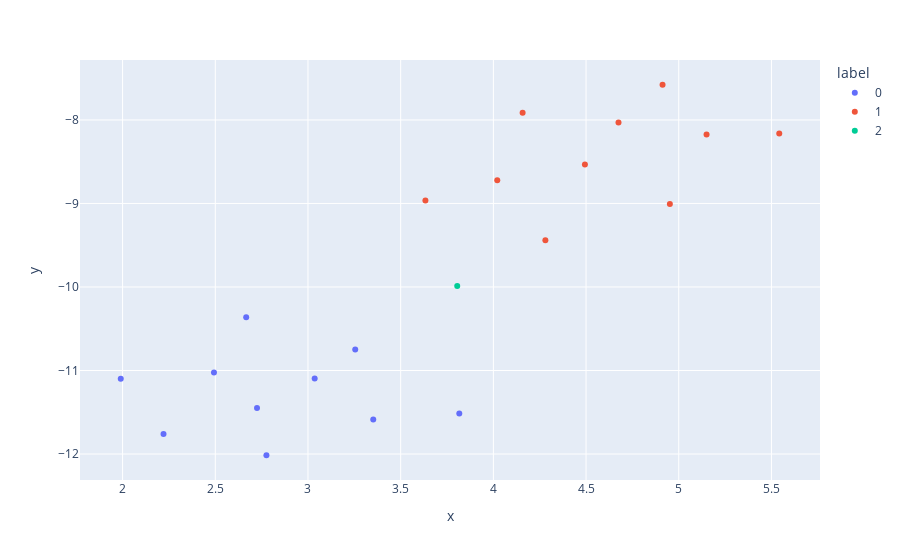

The notebook cell this image was saved under:
### Code cell
# Q4.2 - Run the code below
#      - Where is the word 'mouse'?
#      - Try to think of other words that belong to 2 categories.
#      - Where do they end up when you plot them?

words = ['computer', 'desktop', 'printer', 'keyboard', 'screen', 'dpi', 'desk', 'laptop', 'webcam', 'microsoft',
         'rat', 'hamster', 'gerbil', 'capybara', 'porcupine', 'chinchilla', 'marmot', 'gopher', 'beaver', 'squirrel',
         'mouse']
labels = [str(i//10) for i in range(20)] + [2]
plot_words(words, word_vectors, labels)

### Figure 1 — Plotly figure (JSON) as saved in the notebook; plotly's stock layout.template omitted (floating-point values rounded to 4 significant figures)
{"data": [{"customdata": [["computer"], ["desktop"], ["printer"], ["keyboard"], ["screen"], ["dpi"], ["desk"], ["laptop"], ["webcam"], ["microsoft"]], "hoverlabel": {"namelength": 0}, "hovertemplate": "label=0<br>x=%{x}<br>y=%{y}<br>word=%{customdata[0]}", "legendgroup": "0", "marker": {"color": "#636efa", "symbol": "circle"}, "mode": "markers", "name": "0", "showlegend": true, "type": "scatter", "x": [1.99, 2.493, 3.352, 3.255, 2.221, 3.816, 2.725, 3.036, 2.776, 2.667], "xaxis": "x", "y": [-11.1, -11.02, -11.59, -10.75, -11.76, -11.52, -11.45, -11.1, -12.01, -10.36], "yaxis": "y"}, {"customdata": [["rat"], ["hamster"], ["gerbil"], ["capybara"], ["porcupine"], ["chinchilla"], ["marmot"], ["gopher"], ["beaver"], ["squirrel"]], "hoverlabel": {"namelength": 0}, "hovertemplate": "label=1<br>x=%{x}<br>y=%{y}<br>word=%{customdata[0]}", "legendgroup": "1", "marker": {"color": "#EF553B", "symbol": "circle"}, "mode": "markers", "name": "1", "showlegend": true, "type": "scatter", "x": [4.952, 4.281, 3.633, 4.913, 4.494, 4.021, 5.15, 4.158, 5.542, 4.675], "xaxis": "x", "y": [-9.005, -9.439, -8.964, -7.579, -8.534, -8.723, -8.174, -7.915, -8.161, -8.032], "yaxis": "y"}, {"customdata": [["mouse"]], "hoverlabel": {"namelength": 0}, "hovertemplate": "label=2<br>x=%{x}<br>y=%{y}<br>word=%{customdata[0]}", "legendgroup": "2", "marker": {"color": "#00cc96", "symbol": "circle"}, "mode": "markers", "name": "2", "showlegend": true, "type": "scatter", "x": [3.805], "xaxis": "x", "y": [-9.987], "yaxis": "y"}], "layout": {"legend": {"title": {"text": "label"}, "tracegroupgap": 0}, "margin": {"t": 60}, "xaxis": {"anchor": "y", "domain": [0, 1], "title": {"text": "x"}}, "yaxis": {"anchor": "x", "domain": [0, 1], "title": {"text": "y"}}}}
